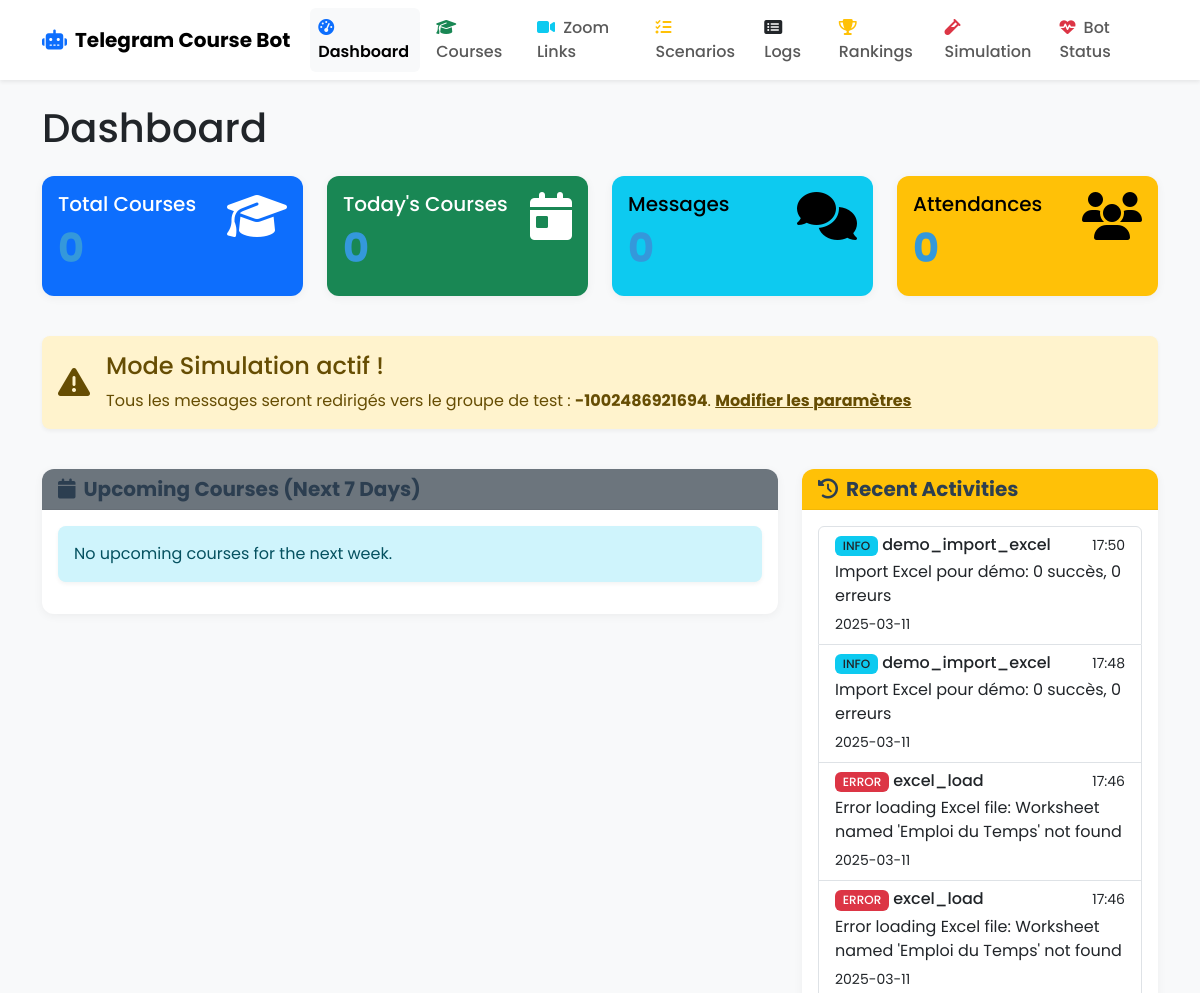
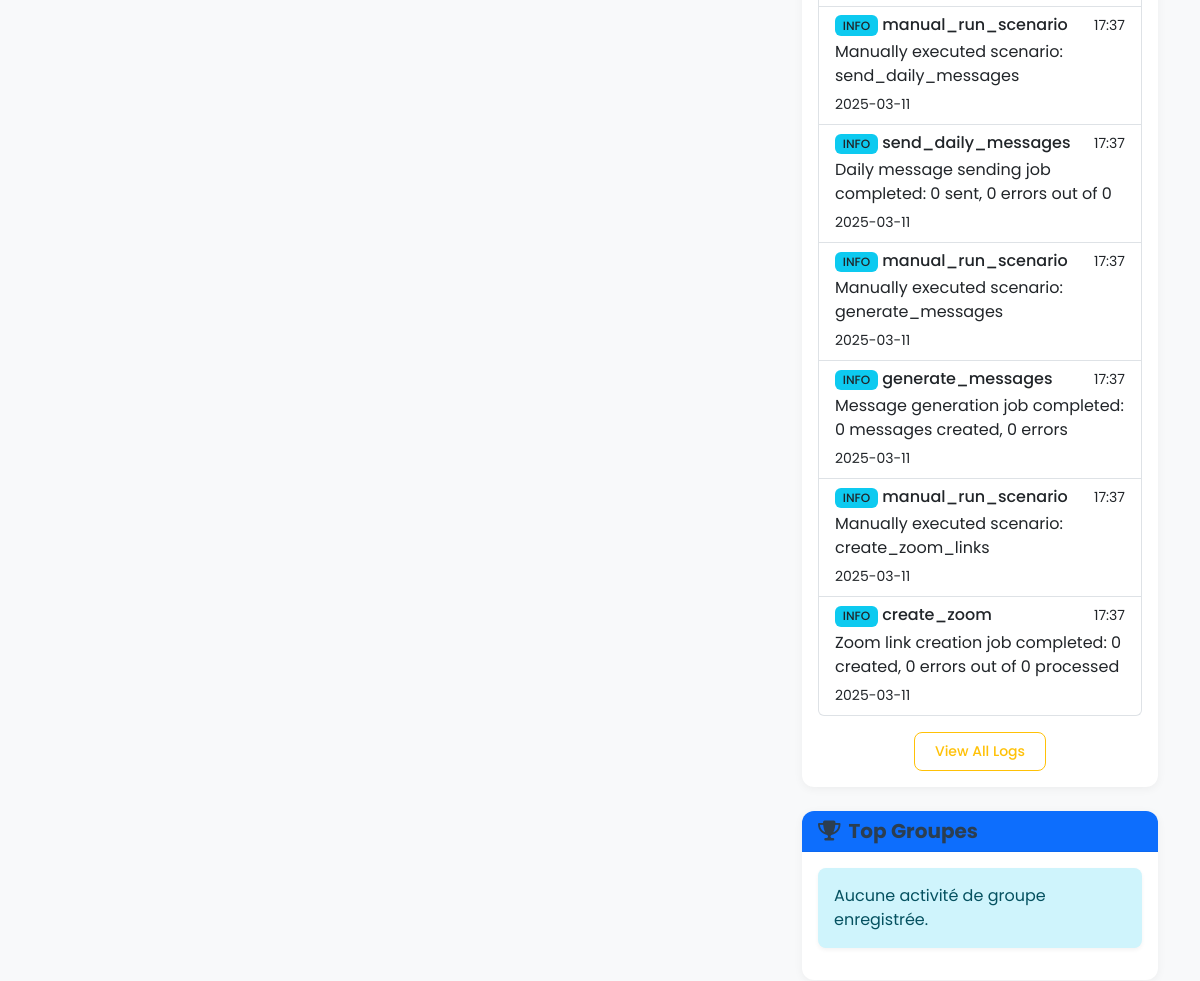
/admin (upper part), run on an earlier commit of the app's database (2 pictures, top to bottom).
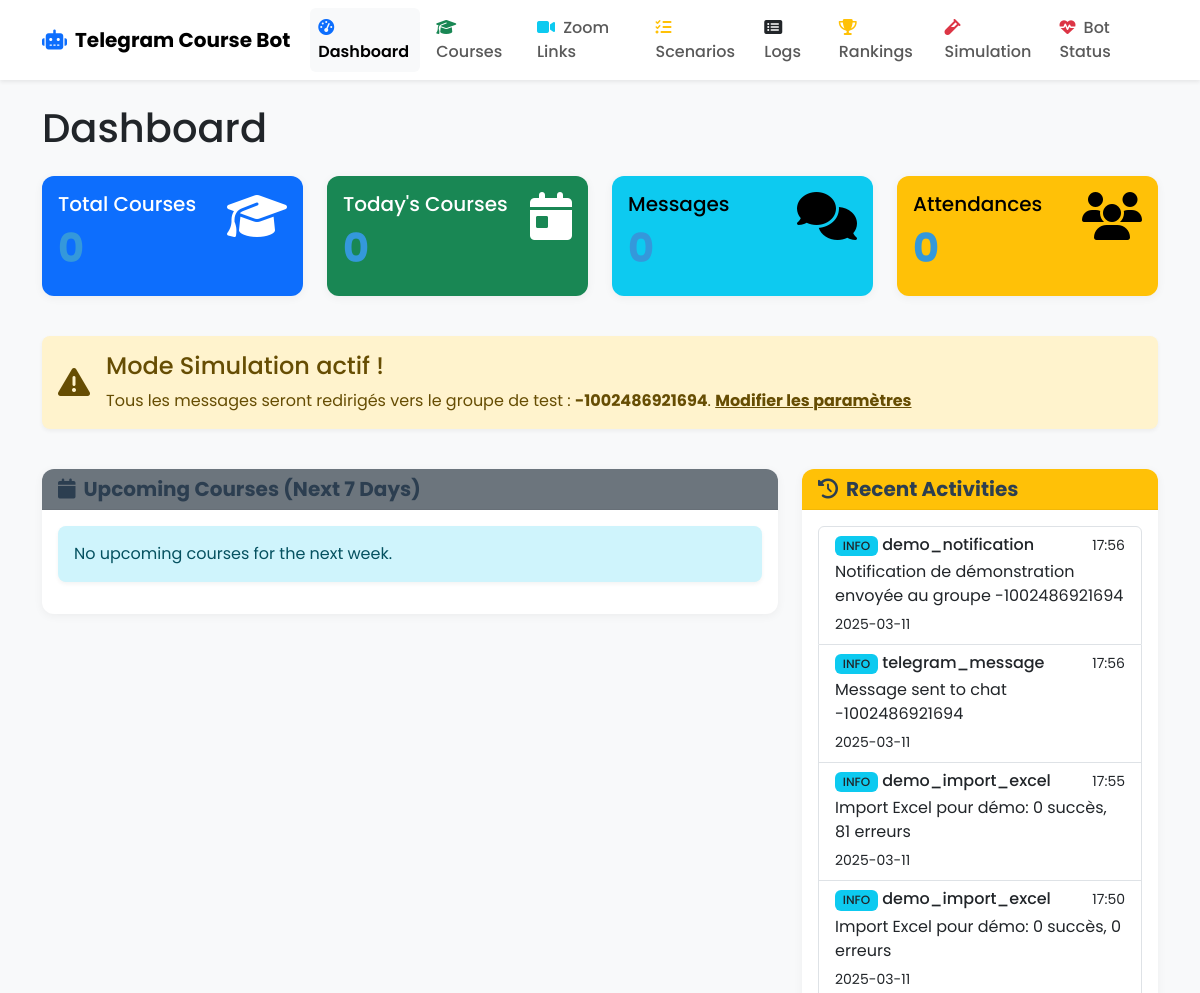
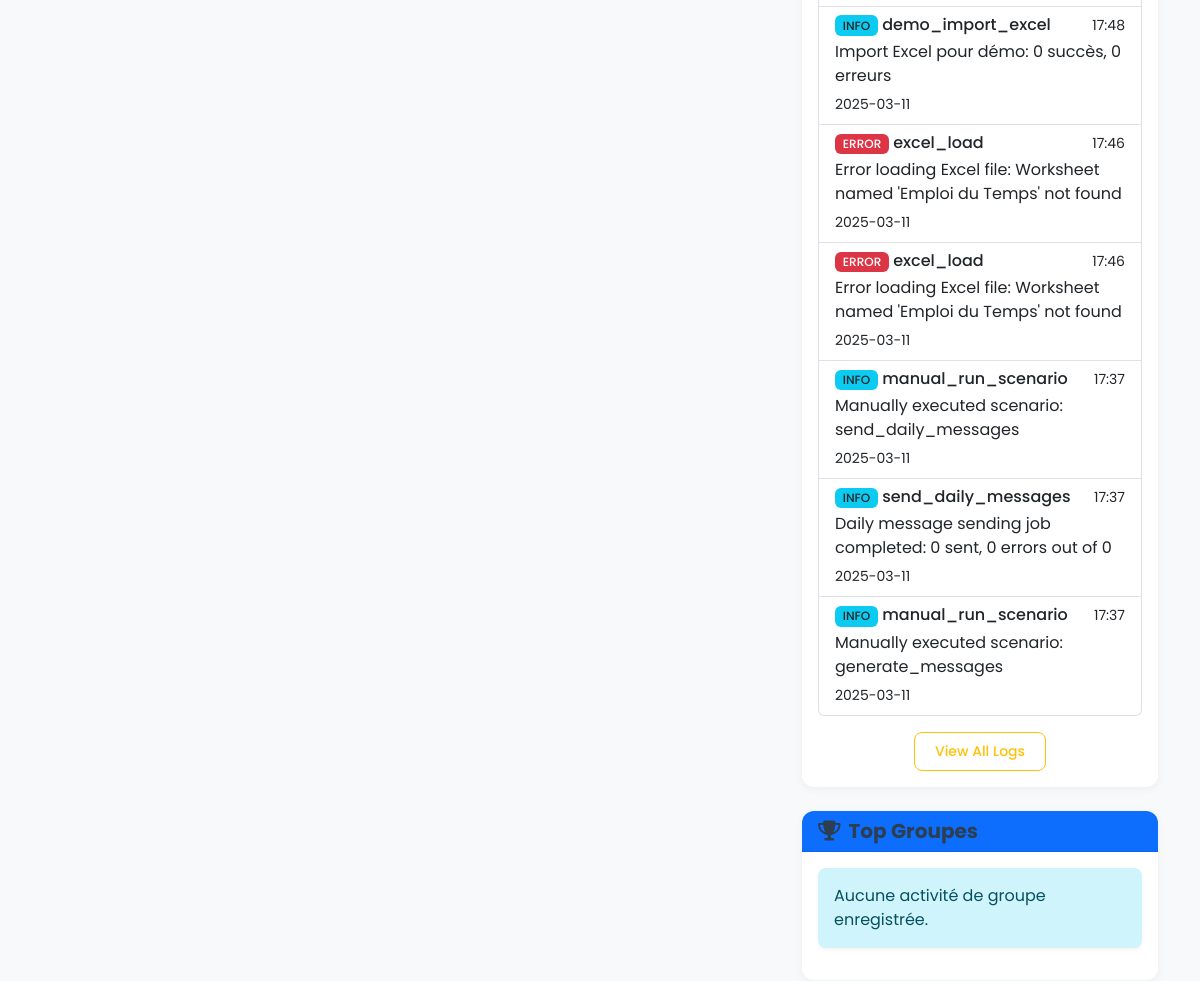
And on a later commit of the database (2 pictures, top to bottom).
### models.py (models this page shows, shortened)
class Log(db.Model):
    id = db.Column(db.Integer, primary_key=True)
    level = db.Column(db.String(20), nullable=False)  # INFO, WARNING, ERROR
    scenario = db.Column(db.String(100), nullable=True)  # Which scenario the log is related to
    message = db.Column(db.Text, nullable=False)
    timestamp = db.Column(db.DateTime, default=datetime.utcnow)

### routes.py (the view)
    @app.route('/')
    @app.route('/admin')
    def dashboard():
        course_count = Course.query.count()
        today = datetime.now().date()
        today_courses = Course.query.filter_by(schedule_date=today).count()
        next_week = today + timedelta(days=7)
        upcoming_courses = Course.query.filter(
            Course.schedule_date >= today,
            Course.schedule_date < next_week
        ).order_by(Course.schedule_date, Course.start_time).all()
        recent_logs = Log.query.order_by(Log.timestamp.desc()).limit(10).all()
        bot = init_telegram_bot()
        simulation_mode = bot.is_simulation_mode()
        test_group_id = bot.get_test_group_id()
        message_count = TelegramMessage.query.count()
        attendance_count = ZoomAttendance.query.count()
        top_groups = db.session.query(
            UserRanking.telegram_group_id,
            db.func.sum(UserRanking.total_points).label('total_points')
        ).group_by(UserRanking.telegram_group_id) \
         .order_by(db.func.sum(UserRanking.total_points).desc()) \
         .limit(5).all()
        return render_template(
            'dashboard.html',
            course_count=course_count,
            today_courses=today_courses,
            upcoming_courses=upcoming_courses,
            recent_logs=recent_logs,
            simulation_mode=simulation_mode,
            test_group_id=test_group_id,
            message_count=message_count,
            attendance_count=attendance_count,
            top_groups=top_groups
        )

### telegram_bot.py (called while the page is built)
def init_telegram_bot():
    global telegram_bot
    if telegram_bot is None:
        with app.app_context():
            telegram_bot = TelegramBot()
    return telegram_bot

    def is_simulation_mode(self):
        settings = AppSettings.query.first()
        return settings.simulation_mode if settings else False

    def get_test_group_id(self):
        settings = AppSettings.query.first()
        return settings.test_group_id if settings else None

### templates/dashboard.html (shortened to what the changed rows need)
{% extends 'layout.html' %}
{% block content %}
<div class="row">
    <div class="col-12">
        <h1 class="mb-4">Dashboard</h1>
    </div>
</div>
<div class="row mb-4">
    <div class="col-md-3">
        <div class="card text-bg-primary mb-3">
            <div class="card-body">
                <div class="d-flex justify-content-between align-items-start">
                    <div>
                        <h2 class="display-4">{{ course_count }}</h2>
                    </div>
                </div>
            </div>
        </div>
    </div>
    <div class="col-md-3">
        <div class="card text-bg-success mb-3">
            <div class="card-body">
                <div class="d-flex justify-content-between align-items-start">
                    <div>
                        <h2 class="display-4">{{ today_courses }}</h2>
                    </div>
                </div>
            </div>
        </div>
    </div>
    <div class="col-md-3">
        <div class="card text-bg-info mb-3">
            <div class="card-body">
                <div class="d-flex justify-content-between align-items-start">
                    <div>
                        <h2 class="display-4">{{ message_count }}</h2>
                    </div>
                </div>
            </div>
        </div>
    </div>
    <div class="col-md-3">
        <div class="card text-bg-warning mb-3">
            <div class="card-body">
                <div class="d-flex justify-content-between align-items-start">
                    <div>
                        <h2 class="display-4">{{ attendance_count }}</h2>
                    </div>
                </div>
            </div>
        </div>
    </div>
</div>
<div class="row">
    <div class="col-lg-4">
        <div class="card mb-4">
            <div class="card-body">
                {% if recent_logs %}
                    <div class="list-group">
                        {% for log in recent_logs %}
                        <div class="list-group-item list-group-item-action flex-column align-items-start">
                            <div class="d-flex w-100 justify-content-between">
                                <h6 class="mb-1">
                                    {% if log.level == 'INFO' %}
                                        <span class="badge bg-info text-dark">INFO</span>
                                    {% elif log.level == 'WARNING' %}
                                        <span class="badge bg-warning text-dark">WARNING</span>
                                    {% elif log.level == 'ERROR' %}
                                        <span class="badge bg-danger">ERROR</span>
                                    {% endif %}
                                    {{ log.scenario or 'System' }}
                                </h6>
                                <small>{{ log.timestamp.strftime('%H:%M') }}</small>
                            </div>
                            <p class="mb-1">{{ log.message }}</p>
                            <small>{{ log.timestamp.strftime('%Y-%m-%d') }}</small>
                        </div>
                        {% endfor %}
                    </div>
                {% else %}
                    <div class="alert alert-info">No recent activities.</div>
                {% endif %}
            </div>
        </div>
    </div>
</div>
{% endblock %}

What changed in the data, as far as the page shows it:
no longer on this page (row unchanged): Log: level "INFO", scenario "generate_messages", timestamp "17:37", message "Message generation job completed: 0 messages created, 0 errors", timestamp "2025-03-11"
no longer on this page (row unchanged): Log: level "INFO", scenario "manual_run_scenario", timestamp "17:37", message "Manually executed scenario: create_zoom_links", timestamp "2025-03-11"
no longer on this page (row unchanged): Log: level "INFO", scenario "create_zoom", timestamp "17:37", message "Zoom link creation job completed: 0 created, 0 errors out of 0 processed", timestamp "2025-03-11"
added Log: level "INFO", scenario "demo_notification", timestamp "17:56", message "Notification de démonstration envoyée au groupe -1002486921694", timestamp "2025-03-11"
added Log: level "INFO", scenario "telegram_message", timestamp "17:56", message "Message sent to chat -1002486921694", timestamp "2025-03-11"
added Log: level "INFO", scenario "demo_import_excel", timestamp "17:55", message "Import Excel pour démo: 0 succès, 81 erreurs", timestamp "2025-03-11"
